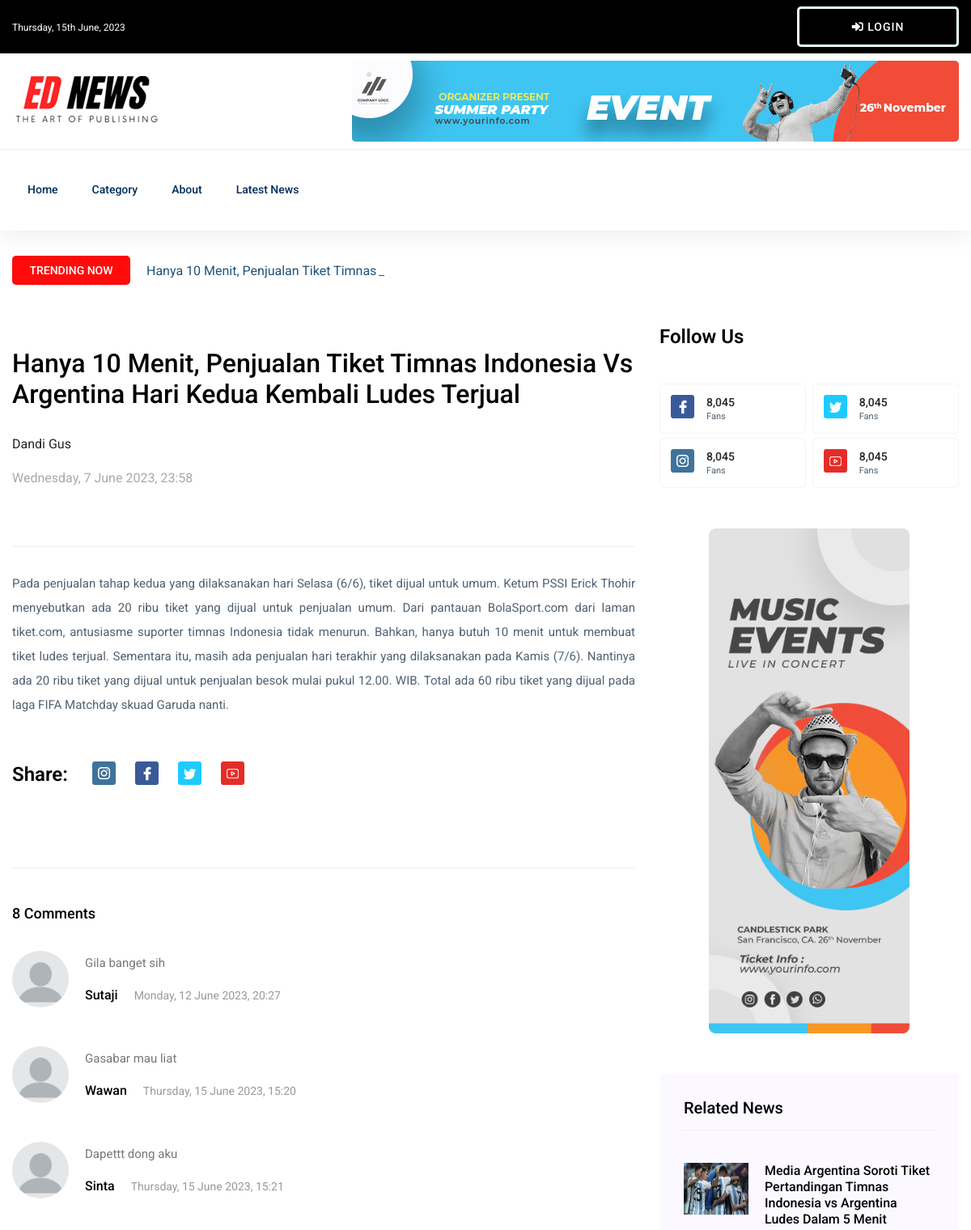
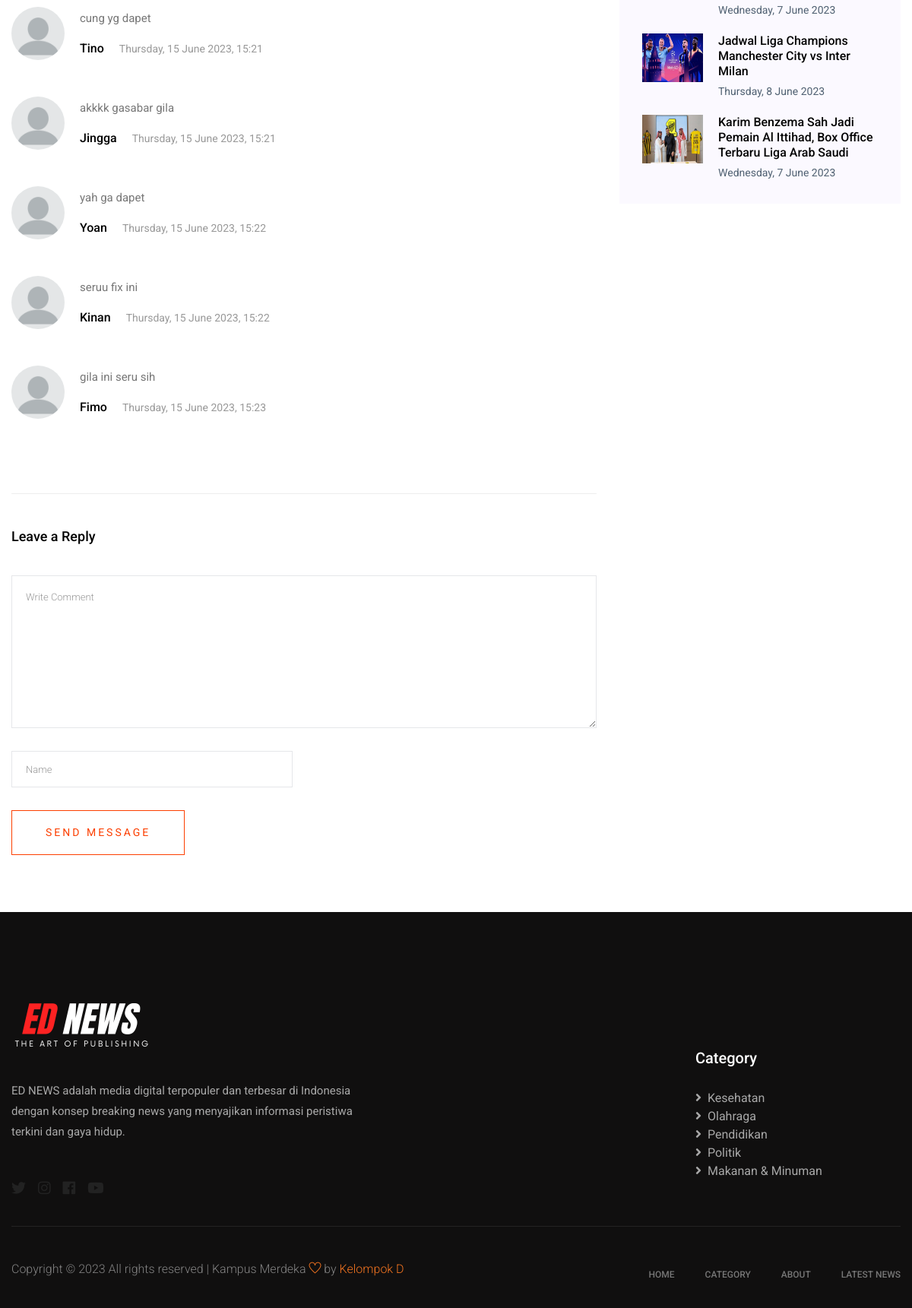
Page /details.php?id=20 on the committed database (2 pictures, top to bottom).
### tables this page shows
CREATE TABLE `komentar` (
  `id_komentar` int(11) NOT NULL,
  `nama_pengirim` varchar(50) NOT NULL,
  `komentar` text NOT NULL,
  `tgl_komentar` datetime NOT NULL,
  `id_berita` int(11) NOT NULL
);

CREATE TABLE `berita` (
  `id` int(11) NOT NULL,
  `judul` varchar(100) NOT NULL,
  `tgl_publish` datetime NOT NULL,
  `isi` text NOT NULL,
  `id_kategori` int(11) NOT NULL,
  `id_penulis` int(11) NOT NULL,
  `gambar` text NOT NULL
);

CREATE TABLE `penulis` (
  `id_penulis` int(11) NOT NULL,
  `nama` varchar(50) NOT NULL,
  `penulis_username` varchar(20) DEFAULT NULL,
  `penulis_password` varchar(100) DEFAULT NULL
);

### details.php (the view, shortened to what this page needs)
<?php
include 'admin/koneksi.php';
$id_berita = $_GET['id'];
$query_detail_berita = mysqli_query($koneksi, "SELECT * FROM `berita` JOIN `penulis` ON `penulis`.`id_penulis` = `berita`.`id_penulis` WHERE `berita`.`id` = '$id_berita'");
$data_detail_berita = mysqli_fetch_assoc($query_detail_berita);
$judul_berita = $data_detail_berita['judul'];
$tanggal_publish = $data_detail_berita['tgl_publish'];
$isi_berita = $data_detail_berita['isi'];
$nama_penulis = $data_detail_berita['nama'];
$query_count_comment = mysqli_query($koneksi, "SELECT COUNT(*) AS jumlah_komentar FROM `komentar` WHERE `id_berita` = '$id_berita'");
$jumlah_komentar = mysqli_fetch_assoc($query_count_comment);
?>
<!doctype html>
<html class="no-js" lang="zxx">
<?php include "head.php" ?>
<body>
    <?php include "header.php" ?>
    <main>
        <div class="about-area">
            <div class="container">
                <?php include 'trending.php' ?>
                <div class="row">
                    <div class="col-lg-8">
                        <div class="about-right mb-90">
                            <div class="section-tittle mb-30 pt-30">
                                <h2><?php echo $judul_berita ?></h2>
                            </div>
                            <div class="author-date">
                                </p><?php echo $nama_penulis ?></p>
                                <p style="color:darkgray;"><?php echo date('l, j F Y, H:i', strtotime($tanggal_publish)) ?></p>
                            </div>
                            <div class="about-img">
                                <hr>
                            </div>
                            <div class="about-prea mt-3">
                                <?php
                                echo "<p class='about-pera1 text-justify mb-25'>" . $isi_berita . "</p>";
                                ?>
                            </div>
                            <div class="social-share pt-30">
                                <div class="section-tittle">
                                    <h3 class="mr-20">Share:</h3>
                                    <ul>
                                        <li><a href="#"><img src="assets/img/news/icon-ins.png" alt=""></a></li>
                                        <li><a href="#"><img src="assets/img/news/icon-fb.png" alt=""></a></li>
                                        <li><a href="#"><img src="assets/img/news/icon-tw.png" alt=""></a></li>
                                        <li><a href="#"><img src="assets/img/news/icon-yo.png" alt=""></a></li>
                                    </ul>
                                </div>
                            </div>
                        </div>
                        <div class="comments-area">
                            <h4><?php echo $jumlah_komentar['jumlah_komentar'] ?> Comments</h4>
                            <?php
                            $data = mysqli_query($koneksi, "SELECT * FROM komentar WHERE id_berita = '$id_berita' ");
                            if (!empty($data)) {
                                while ($d = mysqli_fetch_array($data)) { ?>
                                    <div class="comment-list">
                                        <div class="single-comment justify-content-between d-flex">
                                            <div class="user justify-content-between d-flex">
                                                <div class="thumb">
                                                    <img src="assets/img/comment/default_avatar.png" alt="">
                                                </div>
                                                <div class="desc">
                                                    <p class="comment">
                                                        <?php echo $d['komentar'] ?>
                                                    </p>
                                                    <div class="d-flex justify-content-between">
                                                        <div class="d-flex align-items-center">
                                                            <h5>
                                                                <a href="#"><?php echo ucfirst($d['nama_pengirim']) ?></a>
                                                            </h5>
                                                            <p class="date"><?php echo date('l, j F Y, H:i', strtotime($d['tgl_komentar'])) ?></p>
                                                        </div>
                                                    </div>
                                                </div>
                                            </div>
                                        </div>
                                    </div>
                            <?php }
                            } ?>
                            <div class="comment-form">
                                <h4>Leave a Reply</h4>
                                <form class="form-contact comment_form" action="add_comment.php?id=<?php echo $id_berita; ?>" method="post" id="commentForm">
                                    <div class="row">
                                        <div class="col-12">
                                            <div class="form-group">
                                                <textarea class="form-control w-100" name="comment" id="comment" cols="30" rows="9" placeholder="Write Comment"></textarea>
                                            </div>
                                        </div>
                                        <div class="col-sm-6">
                                            <div class="form-group">
                                                <input class="form-control" name="name" id="name" type="text" placeholder="Name">
                                            </div>
                                        </div>
                                    </div>
                                    <div class="form-group">
                                        <button type="submit" class="button button-contactForm btn_1 boxed-btn">Send Message</button>
                                    </div>
                                </form>
                            </div>
                        </div>
                    </div>
                        <div class="blog_right_sidebar mt-50">
                            <aside class="single_sidebar_widget popular_post_widget">
                                <h3 class="widget_title">Related News</h3>
                                <?php
                                $id_berita = $_GET['id'];
                                $query = mysqli_query($koneksi, "SELECT b.id_kategori FROM berita b WHERE b.id = $id_berita");
                                if ($query) {
                                    if (mysqli_num_rows($query) > 0) {
                                        $row = mysqli_fetch_assoc($query);
                                        $id_kategori = $row['id_kategori'];
                                        $sql_related = "SELECT b.id, b.judul, b.tgl_publish, b.gambar FROM berita b WHERE b.id_kategori = $id_kategori AND b.id != $id_berita LIMIT 4";
                                        $result_related = mysqli_query($koneksi, $sql_related);
                                        while ($row_related = mysqli_fetch_assoc($result_related)) {
                                            $id_berita_related = $row_related['id'];
                                            $judul = $row_related['judul'];
                                            $tgl_publish = $row_related['tgl_publish'];
                                            $gambar = $row_related['gambar'];
                                ?>
                                            <div class="media post_item">
                                                <img src="admin/berita/<?php echo $gambar; ?>" alt="post" style="width: 10vh; height: 8vh;">
                                                <div class="media-body">
                                                    <a href="details.php?id=<?php echo $id_berita_related; ?>">
                                                        <h3><?php echo $judul; ?></h3>
                                                    </a>
                                                    <p><?php echo date('l, j F Y', strtotime($tgl_publish)); ?></p>
                                                </div>
                                            </div>
                                <?php
                                        }
                                    }
                                }
                                ?>
                            </aside>
                        </div>
                    </div>
                </div>
            </div>
        </div>
    </main>
</body>
</html>

### trending.php
<?php
$query_berita = mysqli_query($koneksi,
"SELECT *, COUNT(id_berita) AS jmlh FROM komentar JOIN berita ON komentar.id_berita = berita.id GROUP BY id_berita ORDER BY jmlh DESC");
?>
<div class="row">
    <div class="col-lg-12">
        <div class="trending-tittle">
            <strong>Trending now</strong>
            <div class="trending-animated">
                <ul id="js-news" class="js-hidden">
                    <?php
                    while ($data_berita = mysqli_fetch_assoc($query_berita)) {
                        $judul_berita_tren = $data_berita['judul'];
                    ?>
                        <li class='news-item'>
                        <a href="details.php?id=<?= $data_berita['id']; ?>">
                        <?= $judul_berita_tren; ?>
                        </a>
                        </li>
                    <?php }
                    ?>
                </ul>
            </div>
        </div>
    </div>
</div>

### assets/css/ticker-style.css (style rules this page uses)
.ticker-content a { text-decoration: none; color: #1F527B; }

### rows in the picture
komentar: id_berita.judul "Hanya 10 Menit, Penjualan Tiket Timnas…", komentar "Gila banget sih", nama_pengirim "Sutaji", tgl_komentar "Monday, 12 June 2023, 20:27"
berita: judul "Hanya 10 Menit, Penjualan Tiket Timnas Indonesia Vs Argentina Hari Kedua Kembali Ludes Terjual", id_penulis.nama "Dandi Gus", tgl_publish "Wednesday, 7 June 2023, 23:58", isi "Pada penjualan tahap kedua yang dilaksanakan hari Selasa (6/6), tiket dijual untuk umum. Ketum PSSI Erick Thohir menyebutkan ada 20 ribu tiket yang dijual untuk penjualan umum. Dari pantauan BolaSport.com dari laman tiket.com, antusiasme suporter timnas Indonesia tidak menurun. Bahkan, hanya butuh 10 menit untuk membuat tiket ludes terjual. Sementara itu, masih ada penjualan hari terakhir yang dilaksanakan pada Kamis (7/6). Nantinya ada 20 ribu tiket yang dijual untuk penjualan besok mulai pukul 12.00. WIB. Total ada 60 ribu tiket yang dijual pada laga FIFA Matchday skuad Garuda nanti."
komentar: komentar "Gasabar mau liat", nama_pengirim "Wawan", tgl_komentar "Thursday, 15 June 2023, 15:20"
komentar: komentar "Dapettt dong aku", nama_pengirim "Sinta", tgl_komentar "Thursday, 15 June 2023, 15:21"
komentar: komentar "cung yg dapet", nama_pengirim "Tino", tgl_komentar "Thursday, 15 June 2023, 15:21"
komentar: komentar "akkkk gasabar gila", nama_pengirim "Jingga", tgl_komentar "Thursday, 15 June 2023, 15:21"
komentar: komentar "yah ga dapet", nama_pengirim "Yoan", tgl_komentar "Thursday, 15 June 2023, 15:22"
komentar: komentar "seruu fix ini", nama_pengirim "Kinan", tgl_komentar "Thursday, 15 June 2023, 15:22"
komentar: komentar "gila ini seru sih", nama_pengirim "Fimo", tgl_komentar "Thursday, 15 June 2023, 15:23"
berita: gambar (picture), judul "Media Argentina Soroti Tiket Pertandingan Timnas Indonesia vs Argentina Ludes Dalam 5 Menit", tgl_publish "Wednesday, 7 June 2023"
berita: gambar (picture), judul "Jadwal Liga Champions Manchester City vs Inter Milan", tgl_publish "Thursday, 8 June 2023"
berita: gambar (picture), judul "Karim Benzema Sah Jadi Pemain Al Ittihad, Box Office Terbaru Liga Arab Saudi", tgl_publish "Wednesday, 7 June 2023"

### other values in the picture
$jumlah_komentar['jumlah_komentar'] "8"
